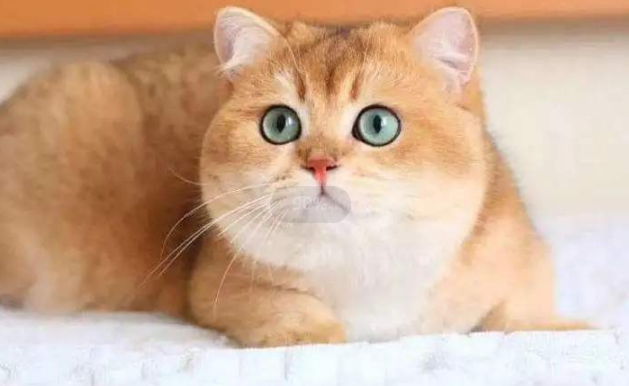
#> input picture machlineLearn/cat.png, 629 x 386 px
$ python erosion_dilation.py
#> lines starting #> are read from the running program, lines starting #| are printed output that depends on the picture
#侵蚀：维护一个领域核，用领域最小值代替该像素值，使物体边界的像素值减少
#扩张：维护一个领域核，用最大值代替，使得物体边界的像素值增大
import cv2
from skimage import io
from matplotlib import pyplot as plt
img = cv2.imread("cat.png")
#> img is the input picture: shape (386, 629, 3); mean B, G, R 152.9, 176.9, 208.3
#Define erosion size
s1 = 0
s2 = 10
s3 = 10
#Define erosion type
#矩形核
t1 = cv2.MORPH_RECT
#十字形核
t2 = cv2.MORPH_CROSS
#椭圆形核
t3 = cv2.MORPH_ELLIPSE
#Define and save the errsion template
#定义核函数：侵蚀、扩张的类型，核的大小，核的起始点
tmp1 = cv2.getStructuringElement(t1,(2*s1+1,2*s1+1),(s1,s1))
tmp2 = cv2.getStructuringElement(t2,(2*s2+1,2*s2+1),(s2,s2))
tmp3 = cv2.getStructuringElement(t3,(2*s3+1,2*s3+1),(s3,s3))
#Apply the erosion template to the image  and save in different variables
final1 = cv2.erode(img,tmp1)
final2 = cv2.erode(img,tmp2)
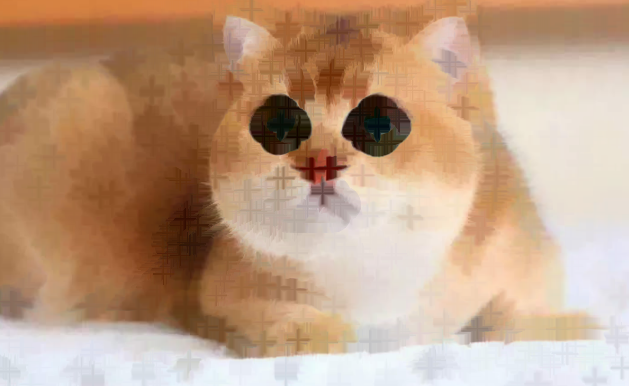
#> final2: shape (386, 629, 3); mean B, G, R 132.3, 158.2, 190.9
final3 = cv2.erode(img,tmp3)
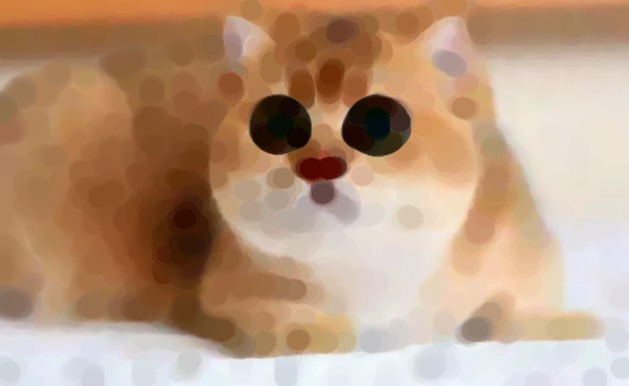
#> final3: shape (386, 629, 3); mean B, G, R 127.2, 153.1, 185.6
#show all the images with different erosions
io.imshow(final1)
io.imsave("ero1_cat.png",final1)
plt.show()

io.imshow(final2)
io.imsave("ero2_cat.png",final2)
plt.show()

io.imshow(final3)
io.imsave("ero3_cat.png",final3)
plt.show()

#Dilation code:

#Define dilation
d1 = 0
d2 = 10
d3 = 20
#Store the dilation template
tmp4 = cv2.getStructuringElement(t1,(2*d1+1,2*d1+1),(d1,d1))
tmp5 = cv2.getStructuringElement(t2,(2*d2+1,2*d2+1),(d2,d2))
tmp6 = cv2.getStructuringElement(t3,(2*d3+1,2*d3+1),(d3,d3))
#Apply dilation to the images
final4 = cv2.dilate(img,tmp4)
final5 = cv2.dilate(img,tmp5)
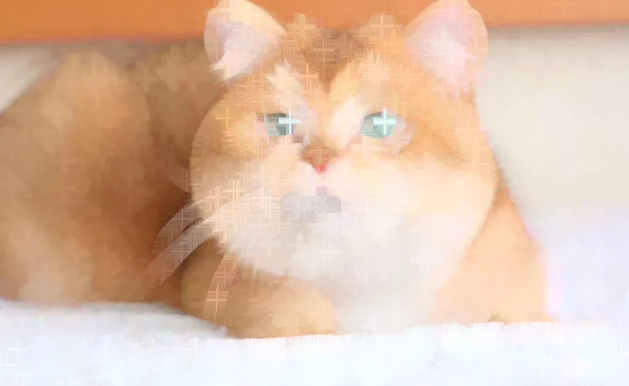
#> final5: shape (386, 629, 3); mean B, G, R 171.3, 192.8, 222.6
final6 = cv2.dilate(img,tmp6)
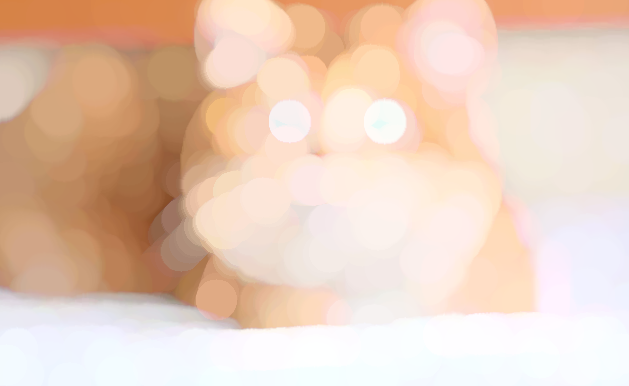
#> final6: shape (386, 629, 3); mean B, G, R 188.2, 206.1, 232.9
#Show the images
io.imshow(final4)
io.imsave("dil1_cat.png",final4)
plt.show()
io.imshow(final5)
io.imsave("dil2_cat.png",final5)
plt.show()
io.imshow(final5)
io.imsave("dil3_cat.png",final6)
plt.show()

$ run again, with machlineLearn/Samoyed.png copied over machlineLearn/cat.png
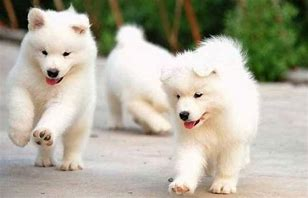
#> input picture machlineLearn/Samoyed.png, 308 x 198 px
#> img is the input picture: shape (198, 308, 3); mean B, G, R 156.9, 173.7, 177.5
#> `final3 = cv2.erode(img,tmp3)`:
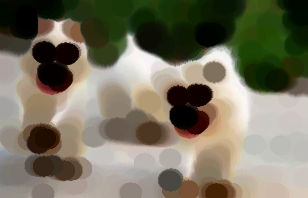
#> final3: shape (198, 308, 3); mean B, G, R 96.2, 114.4, 119.1
#> `final6 = cv2.dilate(img,tmp6)`:
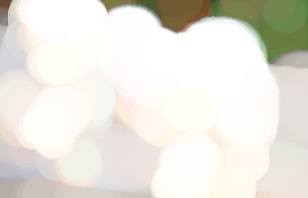
#> final6: shape (198, 308, 3); mean B, G, R 220.9, 229.4, 232
